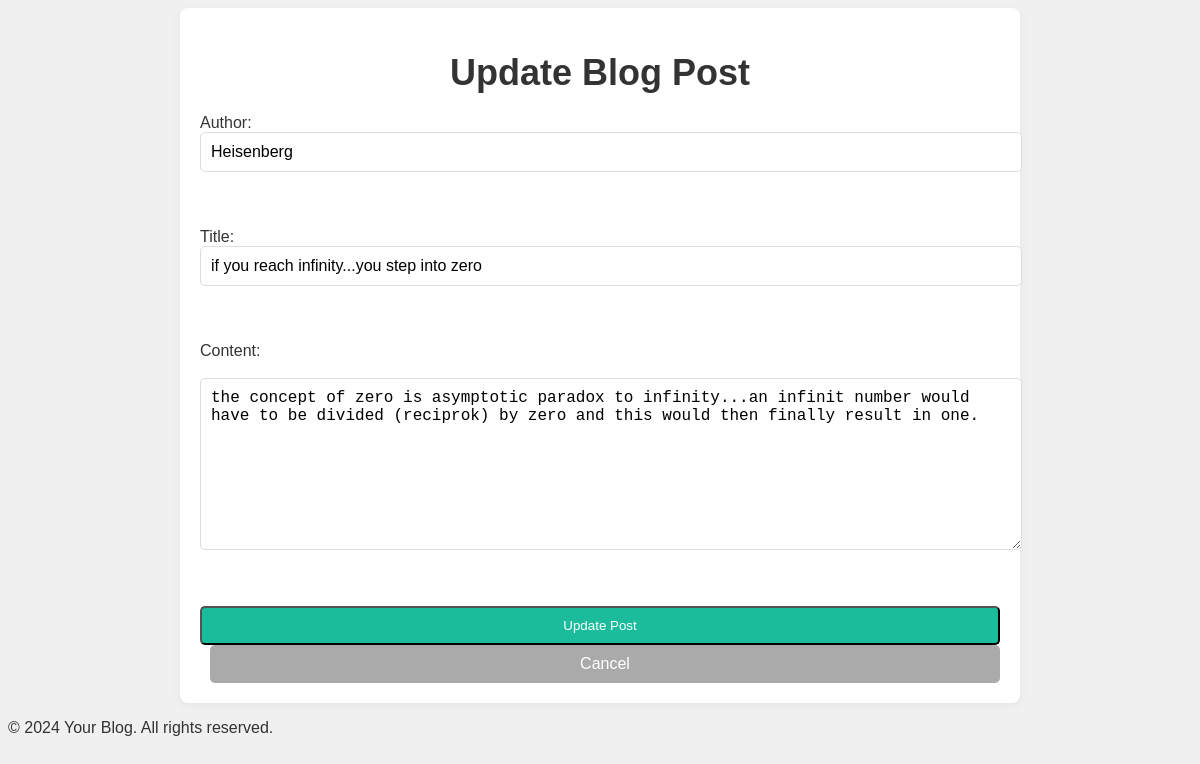
Page /update/4 on the committed database.
### app.py (models this page shows, shortened)
class BlogPost(db.Model):
    id = db.Column(db.Integer, primary_key=True)
    author = db.Column(db.String(100), nullable=False)
    title = db.Column(db.String(200), nullable=False)
    content = db.Column(db.Text, nullable=False)
    likes = db.Column(db.Integer, default=0)  # Add 'likes' column

### app.py (the view, shortened to what this page needs)
@app.route('/update/<int:id>', methods=['GET', 'POST'])
def update_post(id):
    post = BlogPost.query.get_or_404(id)  # Fetch the blog post by ID
    return render_template('update.html', post=post)

### app.py (called while the page is built)
@app.before_request
def create_tables():
    db.create_all()

### templates/update.html (shortened to what this page needs)
<!DOCTYPE html>
<html lang="en">
<head>
    <link rel="stylesheet" href="{{ url_for('static', filename='style.css') }}">
</head>
<body>
    <div class="container">
        <h1 class="form-header">Update Blog Post</h1>
        <form action="{{ url_for('update_post', id=post.id) }}" method="POST" class="form">
            <label for="author">Author:</label>
            <input type="text" id="author" name="author" required class="input-text" value="{{ post.author }}"><br><br>
            <label for="title">Title:</label>
            <input type="text" id="title" name="title" required class="input-text" value="{{ post.title }}"><br><br>
            <label for="content">Content:</label><br>
            <textarea id="content" name="content" required class="textarea">{{ post.content }}</textarea><br><br>
            <button type="submit" class="btn btn-submit">Update Post</button>
            <a href="{{ url_for('index') }}" class="btn btn-cancel">Cancel</a>
        </form>
    </div>
    <footer>
        <p>&copy; 2024 Your Blog. All rights reserved.</p>
    </footer>
</body>
</html>

### static/style.css (style rules this page uses)
body { font-family: Arial, sans-serif; background-color: #f0f0f0; color: #333; }
h1 { text-align: center; font-size: 36px; margin-bottom: 20px; }
.container { max-width: 800px; margin: 0 auto; padding: 20px; background-color: #FFFFFF; border-radius: 8px; box-shadow: 0px 2px 10px rgba(0, 0, 0, 0.05); }
.form { display: flex; flex-direction: column; }
.input-text, .textarea { width: 100%; padding: 10px; margin-bottom: 20px; border: 1px solid #DDD; border-radius: 5px; font-size: 16px; }
.textarea { height: 150px; }
.btn { background-color: #3498DB; color: #FFF; padding: 10px 20px; text-decoration: none; border-radius: 5px; text-align: center; display: inline-block; transition: background-color 0.3s ease; cursor: pointer; }
.btn-submit { background-color: #1abc9c; color: white; }
.btn-cancel { background-color: #aaa; color: #fff; margin-left: 10px; text-decoration: none; }

### rows in the picture
BlogPost: author "Heisenberg", title "if you reach infinity...you step into zero", content "the concept of zero is asymptotic paradox to infinity...an infinit number would have to be divided (reciprok) by zero and this would then finally result in one."
